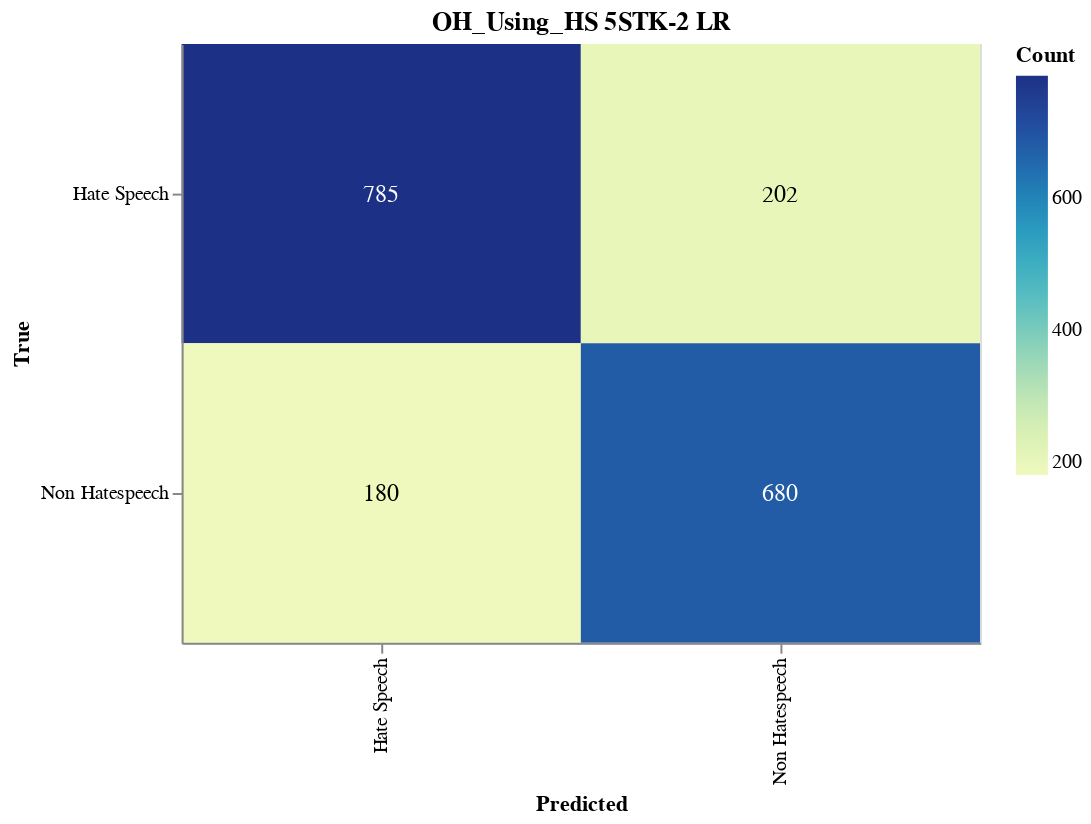

The cell this chart's notebook holds for it:
### Markdown cell above
#### Save CM

### Code cell
import altair as alt
import altair_saver
import pandas as pd
from sklearn.metrics import confusion_matrix

# Calculate the confusion matrix
cm = confusion_matrix(y_val, adjusted_predictions)

# Define class names
class_names = ['Hate Speech', 'Non Hatespeech']

# Convert confusion matrix to DataFrame
cm_df = pd.DataFrame(cm, index=class_names, columns=class_names).reset_index().melt(id_vars='index')
cm_df.columns = ['True', 'Predicted', 'Count']

# Ensure the order of categories
cm_df['True'] = pd.Categorical(cm_df['True'], categories=class_names, ordered=True)
cm_df['Predicted'] = pd.Categorical(cm_df['Predicted'], categories=class_names, ordered=True)

# Create the Altair plot
heatmap = alt.Chart(cm_df).mark_rect().encode(
    x=alt.X('Predicted:O', sort=class_names),
    y=alt.Y('True:O', sort=class_names),
    color='Count:Q',
    tooltip=['True', 'Predicted', 'Count']
).properties(
    width=400,
    height=300,
    title='OH_Using_HS 5STK-2 LR'
)

# Add text labels
text = heatmap.mark_text(
    align='center',
    baseline='middle',
    fontSize=12
).encode(
    text='Count:Q',
    color=alt.condition(
        alt.datum.Count > cm.max() / 2,
        alt.value('white'),
        alt.value('black')
    )
)

# Combine heatmap and text
final_chart = heatmap + text

# Display the plot
final_chart.show()

### Figure 1 — Vega-Lite specification as saved in the notebook (floating-point values rounded to 4 significant figures)
{"config": {"view": {"continuousWidth": 300, "continuousHeight": 300}}, "layer": [{"mark": {"type": "rect"}, "encoding": {"color": {"field": "Count", "type": "quantitative"}, "tooltip": [{"field": "True", "type": "ordinal"}, {"field": "Predicted", "type": "ordinal"}, {"field": "Count", "type": "quantitative"}], "x": {"field": "Predicted", "sort": ["Hate Speech", "Non Hatespeech"], "type": "ordinal"}, "y": {"field": "True", "sort": ["Hate Speech", "Non Hatespeech"], "type": "ordinal"}}, "title": "OH_Using_HS 5STK-2 LR"}, {"mark": {"type": "text", "align": "center", "baseline": "middle", "fontSize": 12}, "encoding": {"color": {"condition": {"test": "(datum.Count > 392.5)", "value": "white"}, "value": "black"}, "text": {"field": "Count", "type": "quantitative"}, "tooltip": [{"field": "True", "type": "ordinal"}, {"field": "Predicted", "type": "ordinal"}, {"field": "Count", "type": "quantitative"}], "x": {"field": "Predicted", "sort": ["Hate Speech", "Non Hatespeech"], "type": "ordinal"}, "y": {"field": "True", "sort": ["Hate Speech", "Non Hatespeech"], "type": "ordinal"}}, "title": "OH_Using_HS 5STK-2 LR"}], "data": {"name": "data-505b403135015d023c3f4f4b2d011308"}, "height": 300, "width": 400, "$schema": "https://vega.github.io/schema/vega-lite/v5.17.0.json", "datasets": {"data-505b403135015d023c3f4f4b2d011308": [{"True": "Hate Speech", "Predicted": "Hate Speech", "Count": 785}, {"True": "Non Hatespeech", "Predicted": "Hate Speech", "Count": 180}, {"True": "Hate Speech", "Predicted": "Non Hatespeech", "Count": 202}, {"True": "Non Hatespeech", "Predicted": "Non Hatespeech", "Count": 680}]}}
